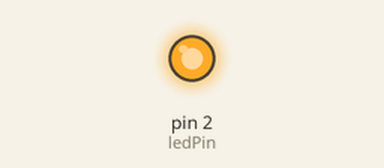
Simulated run of this sketch. Board: Arduino Uno, built with avr-gcc and run on an emulated ATmega328P. On the bench: output pins drawn as LEDs (lit = HIGH).

Above: at 0.1 s.
Timing chart, 0 to 1.6 s (numbered marks = the images above):
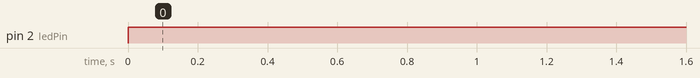

The sketch:

landing_lights_without_delay_v2.ino
```cpp
/* Landing lights without delay

The aim is to make a series of LED's (connected to the digital pins)
turn on then off in a specified order without using the delay button.
This means other code can be run while the landing lughts are running.

The circuit:

LEDs attached from pins 2 - 7 to ground.

Created 2012
by Chris Atherton

With thanks to David A. Mellis and Paul Stoffregen who gave me the
inspiration for this sketch.


This is example code and for the public domain.
*/

//There are no contants at the moment

//Variables to change
int ledPin = 2;
//int ledState = LOW;  //led state used to set the LED
long previousMillis = 0; //Will store last time LED was updated

//The following variable is a long becaused the time, measured in miliseconds
//will quickly become a big number that can't be stored in an int
long interval = 1500;  //interval at which to blink

void setup (){
  //set the digital pin as output:
  pinMode(ledPin, OUTPUT);
}

void loop(){
  //This is where you put the code that need to run all the time

  //check to see if it's time to blink the next led.  If the
  //difference between the current time and the last time the
  //LED blinked is bigger than the interval at which you want
  //to blink the LED
  unsigned long currentMillis = millis();

  //if(currentMillis - previousMillis > interval) {
    //save the last time you blinked the LED
    //previousMillis = currentMillis;

   //if the LED is off turn it on and visa versa
   // if (ledState == LOW)
    //  ledState = HIGH;
   // else
   //   ledState = LOW;
   //
  //  if (ledPin == 8)
   //   ledPin = 2;

      // Set the LED with the ledSate of the variable:
   for(ledPin; ledPin <= 7; ledPin++){
       if(currentMillis - previousMillis > interval)
          previousMillis = currentMillis;  //save the last time you blinked the LED

       digitalWrite(ledPin, HIGH);
      }

      for(ledPin; ledPin <= 7; ledPin++){
       if(currentMillis - previousMillis > interval)
          previousMillis = currentMillis;  //save the last time you blinked the LED

       digitalWrite(ledPin, LOW);
      }
  if (ledPin == 8){
          ledPin = 2;
  }
}
```

Measured:
- by itself, pin 2 (ledPin): LOW → HIGH at 0.00 s
